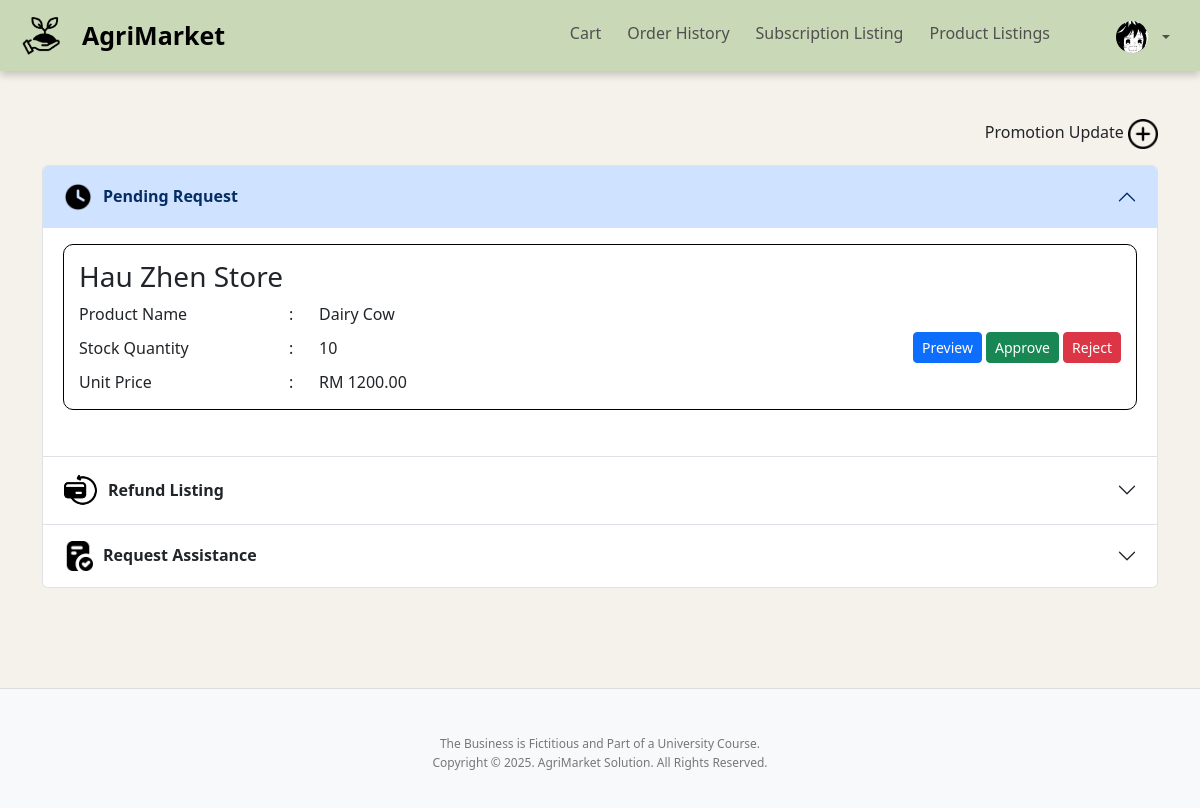
/Modules/staff/staff_dashboard.php (signed in), run on the app's committed database.
### tables this page shows
CREATE TABLE user (
    user_id INT AUTO_INCREMENT PRIMARY KEY,
    first_name VARCHAR(100) NOT NULL,
    last_name VARCHAR(100) NOT NULL,
    username VARCHAR(255) UNIQUE NOT NULL,
	user_image VARCHAR(255) NOT NULL,
    email VARCHAR(255) UNIQUE NOT NULL,
    password VARCHAR(255) NOT NULL,
    role ENUM('Customer', 'Vendor', 'Staff', 'Admin') NOT NULL,
    phone_number VARCHAR(20) UNIQUE NOT NULL,
    home_address VARCHAR(200) NOT NULL,
    last_online DATETIME
);

CREATE TABLE product (
    product_id INT AUTO_INCREMENT PRIMARY KEY,
    vendor_id INT,
    category_id INT NOT NULL,
    product_name VARCHAR(255) NOT NULL,
    product_image VARCHAR(255) NOT NULL,
    description VARCHAR(255) NOT NULL,
    stock_quantity INT NOT NULL,
    weight DECIMAL(10,2),
    unit_price DECIMAL(10,2) NOT NULL,
    product_status ENUM('Approved', 'Pending', 'Rejected') NOT NULL,
    sold_quantity INT DEFAULT 0,
    FOREIGN KEY (vendor_id) REFERENCES vendor(vendor_id) ON DELETE SET NULL,
    FOREIGN KEY (category_id) REFERENCES category(category_id) ON DELETE CASCADE
);

CREATE TABLE vendor (
    vendor_id INT AUTO_INCREMENT PRIMARY KEY,
    user_id INT NOT NULL,
    subscription_id INT,
    store_name VARCHAR(255) NOT NULL,
    subscription_start_date DATE,
    subscription_end_date DATE,
    assist_by INT NULL,
    FOREIGN KEY (user_id) REFERENCES user(user_id) ON DELETE CASCADE,
    FOREIGN KEY (subscription_id) REFERENCES subscription(subscription_id) ON DELETE SET NULL
);

### includes/database.php (called while the page is built, shortened)
<?php
$servername = "localhost";
$username = "root";
$password = "";
$dbname = "agrimarket";
$conn = new mysqli($servername, $username, $password, $dbname);
function getUserImageFromUserID($user_id)
{
    global $conn;
    $stmt = $conn->prepare("SELECT user_image FROM user WHERE user_id = ?");
    $stmt->bind_param("i", $user_id);
    $stmt->execute();
    $result = $stmt->get_result();
    if ($result->num_rows === 1) {
        $row = $result->fetch_assoc();
        return $row['user_image'];
    }
    return "../../Assets/svg/person-circle.svg";
}
function getPendingRequestList()
{
    global $conn;
    $sql = "SELECT v.store_name, c.category_name,p.product_name, p.description, p.stock_quantity,p.weight, p.unit_price, p.product_id
          FROM vendor v JOIN product p
          ON v.vendor_id = p.vendor_id
          JOIN category c
          ON p.category_id=c.category_id
          WHERE p.product_status='Pending'";
    $result = $conn->query($sql);
    if ($result->num_rows > 0) {
        return $result->fetch_all(MYSQLI_ASSOC);
    } else {
        return [];
    }
}

### Modules/staff/staff_dashboard.php (the view, shortened to what this page needs)
<?php
$user_id = $_SESSION['user_id'] ?? null;
include '../../includes/database.php';
$pendingList = getPendingRequestList();
?>
<!DOCTYPE html>
<html lang="en">
<head>
    <link rel="stylesheet" href="../../css/staff_dashboard.css">
</head>
<body class="staff_dashboard">
    <?php include '../../includes/header.php'; ?>
    <div class="container mt-5">
        <div class="Promotion">
            <p>Promotion Update
                <img src="../../Assets/img/add-circle.png" alt="Add Promotion Button" style="width:30px; height:auto;cursor:pointer;" class="addPromotionBTN" data-bs-toggle="modal" data-bs-target="#addPromotionModal">
            </p>
        </div>
        <div class="accordion" id="accordionPanels">
            <div class="accordion-item">
                <h2 class="accordion-header">
                    <button class="accordion-button" type="button" data-bs-toggle="collapse" data-bs-target="#panelsStayOpen-collapseOne" aria-expanded="true" aria-controls="panelsStayOpen-collapseOne">
                        <img src="../../Assets/img/pending.png" alt="pending icon" style="width:30px; height:auto;margin-right:10px;">
                        <strong>Pending Request</strong>
                    </button>
                </h2>
                <div id="panelsStayOpen-collapseOne" class="accordion-collapse collapse show">
                    <div class="accordion-body">
                        <?php if (!empty($pendingList)): ?>
                            <?php foreach ($pendingList as $pending): ?>
                                <div class="Pending-Card" data-product-id="<?= $pending['product_id']; ?>">
                                    <div class="Pending-Listing-Container-Header">
                                        <h3><?= htmlspecialchars($pending['store_name']); ?></h3>
                                    </div>
                                    <div class="Pending-Card-Body">
                                        <div class="Pending-Listing-Container-Content">
                                            <span class="label">Product Name</span> <span class="colon">:</span> <?= $pending['product_name']; ?>
                                            <span class="label">Stock Quantity</span> <span class="colon">:</span> <span class="value"><?= $pending['stock_quantity']; ?></span>
                                            <span class="label">Unit Price</span> <span class="colon">:</span> <span class="value">RM <?= $pending['unit_price']; ?></span>
                                        </div>
                                        <div class="Pending-Listing-Container-Button">
                                            <button type="button" class="btn btn-primary btn-sm btn-preview"
                                                data-product-id="<?= $pending['product_id']; ?>">
                                                Preview
                                            </button>
                                            <button type="button" class="btn btn-success btn-sm"
                                                onclick="updatePendingStatus(<?= $pending['product_id']; ?>, 'approve_pending')">
                                                Approve
                                            </button>
                                            <button type="button" class="btn btn-danger btn-sm"
                                                onclick="updatePendingStatus(<?= $pending['product_id']; ?>, 'reject_pending')">
                                                Reject
                                            </button>
                                        </div>
                                    </div>
                                </div>
                            <?php endforeach; ?>
                        <?php else: ?>
                            <div class="No-Data-Pending">
                                <p>---No Product Pending Found---</p>
                            </div>
                        <?php endif; ?>
                    </div>
                </div>
            </div>
            <div class="accordion-item">
                <h2 class="accordion-header">
                    <button class="accordion-button collapsed" type="button" data-bs-toggle="collapse" data-bs-target="#panelsStayOpen-collapseThree" aria-expanded="false" aria-controls="panelsStayOpen-collapseThree">
                        <img src="../../Assets/img/refund.png" alt="refund icon" style="width:35px; height:auto;margin-right:10px;">
                        <strong>Refund Listing</strong>
                    </button>
                </h2>
            </div>
            <div class="accordion-item">
                <h2 class="accordion-header">
                    <button class="accordion-button collapsed" type="button" data-bs-toggle="collapse" data-bs-target="#panelsStayOpen-collapseTwo" aria-expanded="false" aria-controls="panelsStayOpen-collapseTwo">
                        <img src="../../Assets/img/request.png" alt="request icon" style="width:30px; height:auto;margin-right:10px;">
                        <strong>Request Assistance</strong>
                    </button>
                </h2>
            </div>
        </div>
    </div>
    <?php include '../../includes/footer_2.php'; ?>
</body>
</html>

### includes/header.php (shortened to what this page needs)
<?php
require_once '../../includes/database.php';
$user_id = $_SESSION['user_id'];
$role = $_SESSION['role'];
$user_image = getUserImageFromUserID($user_id);
$homeLink = "#";
if ($role === "Customer") {
    $homeLink = "../customer/main_page.php";
} elseif ($role === "Vendor") {
    $homeLink = "../customer/main_page.php";
} elseif ($role === "Staff") {
    $homeLink = "../staff/staff_dashboard.php";
} elseif ($role === "Admin") {
    $homeLink = "../admin/admin_dashboard.php";
}
$currentPage = basename($_SERVER['PHP_SELF']);
?>
<!DOCTYPE html>
<html lang="en">
<head>
    <link href="https://cdn.jsdelivr.net/npm/bootstrap@5.3.0/dist/css/bootstrap.min.css" rel="stylesheet">
    <link rel="stylesheet" href="../../css/header.css">
</head>
<body>
    <nav class="navbar navbar-expand-lg">
        <div class="container-fluid">
            <a class="navbar-brand" href="<?php echo $homeLink; ?>">
                <img src="../../Assets/img/logo.png" alt="logo" class="logo">
                AgriMarket
            </a>
            <div class="collapse navbar-collapse" id="navbarNav">
                <ul class="navbar-nav ms-auto">
                    <?php if ($role === "Customer" || $role === "Vendor"): ?>
                        <li class="nav-item">
                            <a class="nav-link <?php echo ($currentPage == 'cart.php') ? 'active' : ''; ?>"
                                href="../customer/cart.php">Cart</a>
                        </li>
                        <li class="nav-item">
                            <a class="nav-link <?php echo ($currentPage == 'order_history.php') ? 'active' : ''; ?>"
                                href="../customer/order_history.php">Order History</a>
                        </li>
                        <li class="nav-item">
                            <a class="nav-link <?php echo ($currentPage == 'subscription_listing.php') ? 'active' : ''; ?>"
                                href="../vendor/subscription_listing.php">Subscription Listing</a>
                        </li>
                    <?php endif; ?>
                    <?php if ($role === "Vendor"): ?>
                        <li class="nav-item">
                            <a class="nav-link <?php echo ($currentPage == 'product_listings.php') ? 'active' : ''; ?>"
                                href="../vendor/product_listings.php">Product Listings</a>
                        </li>
                    <?php endif; ?>
                    <li class="nav-item dropdown profile-item">
                        <a class="nav-link dropdown-toggle" href="#" id="navbarDropdown" role="button"
                            data-bs-toggle="dropdown" aria-expanded="false">
                            <img src="<?php echo '../../' . htmlspecialchars($user_image); ?>" alt="Profile"
                                class="rounded-circle" style="width: 32px; height: 32px; object-fit: cover;">
                        </a>
                    </li>
                </ul>
            </div>
        </div>
    </nav>
</body>
</html>

### css/staff_dashboard.css (style rules this page uses)
body.staff_dashboard { background-color: #f5f1eb; flex-direction: column; min-height:100vh; }
.Promotion { display: flex; justify-content: flex-end; align-items: center; gap: 10px; }
.accordion { margin-bottom: 100px; }
.Refund-Card, .Pending-Card, .Assisstance-Card { border: 1px solid black; padding: 15px; margin-bottom: 30px; border-radius: 10px; display: flex; flex-direction: column; }
.Refund-Card-Body, .Pending-Card-Body, .Assisstance-Card-Body { display: flex; justify-content: space-between; align-items: center; width: 100%; }
.Refund-Listing-Container-Content, .Pending-Listing-Container-Content, .Assisstance-Listing-Container-Content { display: grid; grid-template-columns: 200px 20px auto; gap: 10px; }

### css/header.css (style rules this page uses)
.navbar { background-color:#c9d8b6; margin-bottom: 30px; box-shadow: 0px 4px 8px rgba(0, 0, 0, 0.2); }
.navbar .logo { width: 45px; height: 45px; margin-right: 15px; margin-left: 10px; }
.navbar .navbar-brand { display: flex; align-items: center; font-size: 25px; font-weight: bold; color: #000000; }
.navbar-brand { display: flex; align-items: center; }
.navbar .nav-link { color: #4f4f4f; }
.nav-item { margin-right: 10px; }
.profile-item { margin-left: 30px; }
.navbar-nav.ms-auto .nav-link { margin-top: 2px; display: flex; align-items: center; }
.navbar-nav .nav-link img { margin-left: 10px; margin-right: 10px; width: 32px; height: 32px; transition: transform 0.2s ease; }

### data on the page
user: user_image (picture)
product: vendor.store_name "Hau Zhen Store", product_name "Dairy Cow", stock_quantity "10", unit_price "1200.00"
